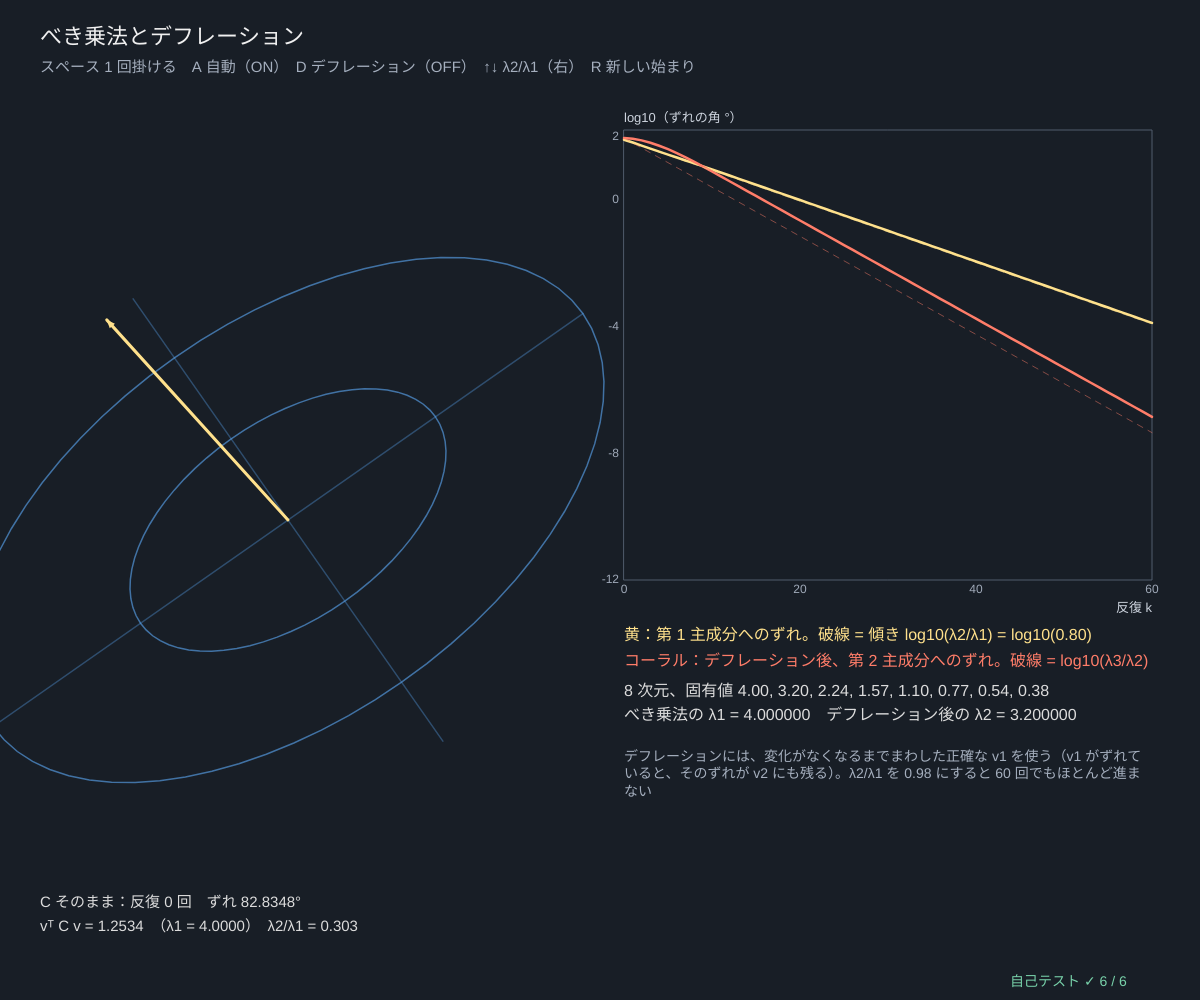
Frame 1 (no input)
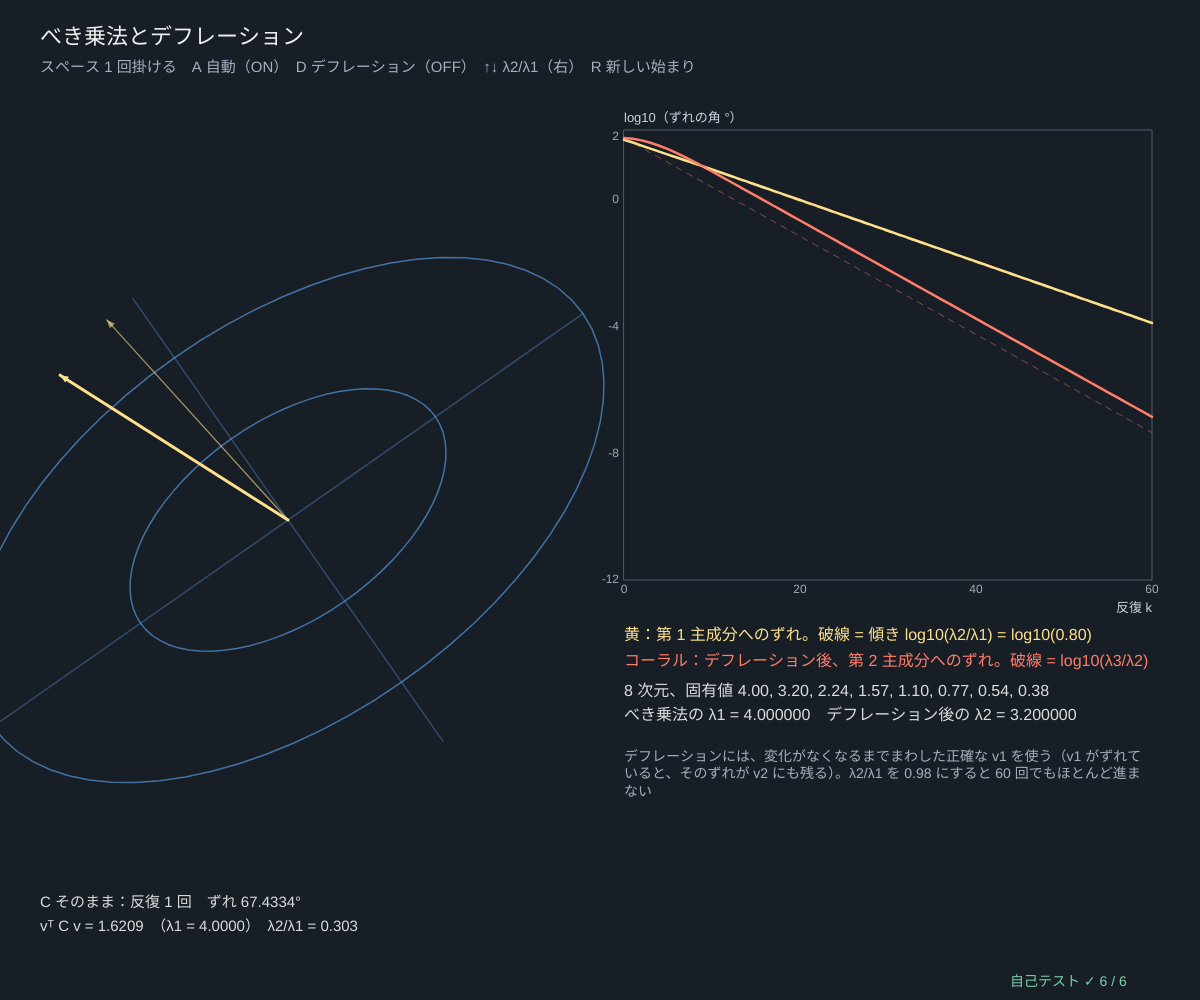
Frame 60 (no input)
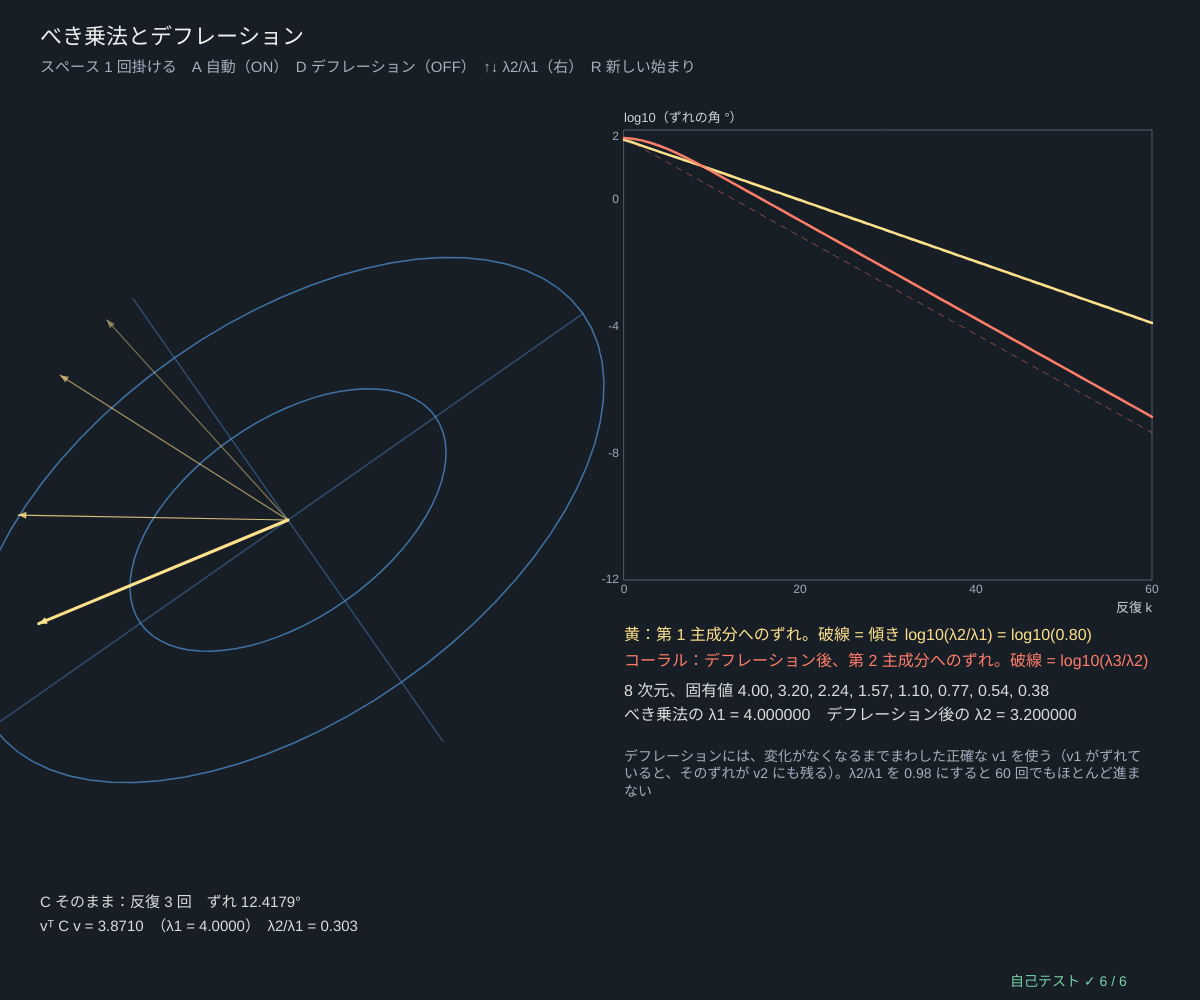
Frame 120 (the mouse pressed at the canvas centre since frame 60)

The p5.js sketch that drew these frames (run headless with seeded random() and noise() and a simulated clock; from frame 60 on, the mouse is pressed at the canvas centre):

// p5.js sketch
// ── sketch.js
// ============================================
// 04 べき乗法とデフレーション ─ 「C を掛けて長さ 1 にもどす」をくり返すと第 1 主成分に近づく
// v ← C v / ‖C v‖。v を固有ベクトルで分けると、k 回で λ_i^k 倍 → いちばん大きい λ1 の成分だけが残る
//   ずれの角 θ_k は tan θ_k ≤ tan θ_0 · (λ2/λ1)^k。λ2/λ1 が 1 に近いほど遅い（片対数グラフで直線）
//   デフレーション：C2 = C − λ1 v1 v1ᵀ（第 1 成分を引く）にまたべき乗法 → 第 2 主成分。これは固有値の計算法で、最適化ではない
// スペース 1 回掛ける（左）/ A 自動 / D デフレーション（左）/ ↑↓ λ2/λ1（右）/ R 新しい始まり
// ============================================

const DIM = 8;                         // ★ 右のグラフの次元
const KMAX = 60;                       // ★ 右のグラフの反復回数
let ratio = 0.8, seedV = 2, C2d = null, v2d = [1, 0], hist2d = [], deflated = false, auto = true, lastT = 0, curves = null;   // ★ ratio = λ2/λ1

function setup() { createCanvas(windowWidth, windowHeight); textWrap(CHAR); selfTest(); C2d = covFromAxes(2, 1.1, 35); restart2d(); buildCurves(); }
// ★ べき乗法の 1 回：v ← C v / ‖C v‖
function powerStep(C, v) { return unitv(matVec(C, v)); }
function tanTo(v, q) { let u = unitv(q), w = unitv(v), c = dotv(w, u), r = 0; for (let i = 0; i < u.length; i++) r += (w[i] - c * u[i]) ** 2; return Math.sqrt(r) / Math.max(Math.abs(c), 1e-300); }   // tan θ（θ = v と q の角）
function rayleigh(C, v) { return dotv(v, matVec(C, v)) / Math.max(dotv(v, v), 1e-300); }   // λ の見積もり vᵀ C v
function deflate(C, lam, v) { return C.map((r, i) => r.map((x, j) => x - lam * v[i] * v[j])); }   // C − λ v vᵀ
// 固有値 vals をもつ d×d の対称行列（向きは乱数）
function matWithEigen(vals) { let Q = orthonormalize(vals.map(() => vals.map(() => gaussRnd()))), C = zerosMat(vals.length, vals.length); vals.forEach((l, k) => { for (let i = 0; i < C.length; i++) for (let j = 0; j < C.length; j++) C[i][j] += l * Q[k][i] * Q[k][j]; }); return { C, Q }; }
function restart2d() { seedRng(seedV); let a = rnd() * Math.PI; v2d = [Math.cos(a), Math.sin(a)]; hist2d = [v2d]; deflated = false; }
// 右：d 次元でべき乗法 → デフレーション → べき乗法。角度のずれを記録
function buildCurves() {
  seedRng(40 + seedV); let vals = [4, 4 * ratio]; for (let k = 2; k < DIM; k++) vals.push(vals[k - 1] * 0.7);
  let { C, Q } = matWithEigen(vals), v = unitv(vals.map(() => gaussRnd())), e1 = [], e2 = [];
  for (let k = 0; k <= KMAX; k++) { e1.push(angleBetween(v, Q[0])); v = powerStep(C, v); }
  for (let k = 0, dv = 1; k < 20000 && dv > 1e-14; k++) { let w = powerStep(C, v); dv = angleBetween(v, w); v = w; }   // デフレーションの前に v1 を十分に収束させる（変化が 1e-14° 未満まで）
  let l1 = rayleigh(C, v), Cd = deflate(C, l1, v), w = unitv(vals.map(() => gaussRnd()));
  for (let k = 0; k <= KMAX; k++) { e2.push(angleBetween(w, Q[1])); w = powerStep(Cd, w); }
  curves = { e1, e2, vals, l1, l2: rayleigh(C, w) };
}

function draw() {
  background(24, 30, 38);
  if (auto && millis() - lastT > 600) { lastT = millis(); doStep(); }
  let e = eig2sym(C2d[0][0], C2d[0][1], C2d[1][1]), s = Math.min(width * 0.075, height * 0.1), cx = width * 0.24, cy = height * 0.52, Cm = deflated ? deflate(C2d, e.l1, e.v1) : C2d;
  // ---- 左：2D でべき乗法
  stroke(90, 165, 240, 160); strokeWeight(1.5); for (let k of [1, 2]) polyline(covEllipsePts([0, 0], C2d, k).map((p) => [cx + p[0] * s, cy - p[1] * s]));
  stroke(90, 165, 240, 90); line(cx - e.v1[0] * 4 * s, cy + e.v1[1] * 4 * s, cx + e.v1[0] * 4 * s, cy - e.v1[1] * 4 * s); line(cx - e.v2[0] * 3 * s, cy + e.v2[1] * 3 * s, cx + e.v2[0] * 3 * s, cy - e.v2[1] * 3 * s);
  hist2d.forEach((v, i) => { let a = 60 + (195 * (i + 1)) / hist2d.length; stroke(255, 225, 140, a); fill(255, 225, 140, a); strokeWeight(i === hist2d.length - 1 ? 3 : 1.2); arrow2(cx, cy, cx + v[0] * 3 * s, cy - v[1] * 3 * s, 9); });
  let target = deflated ? e.v2 : e.v1, vk = hist2d[hist2d.length - 1];
  noStroke(); fill(220); textSize(15); textAlign(LEFT, BASELINE);
  text((deflated ? 'デフレーション後 C2 = C − λ1 v1 v1ᵀ：' : 'C そのまま：') + '反復 ' + (hist2d.length - 1) + ' 回　ずれ ' + fmtN(angleBetween(vk, target), 4) + '°', 40, cy + 4.3 * s);
  text('vᵀ C v = ' + fmtN(rayleigh(Cm, vk), 4) + '　（' + (deflated ? 'λ2' : 'λ1') + ' = ' + fmtN(deflated ? e.l2 : e.l1, 4) + '）　λ2/λ1 = ' + fmtN(e.l2 / e.l1, 3), 40, cy + 4.3 * s + 24);
  // ---- 右：片対数グラフ
  let g = { x: width * 0.52, y: 130, w: width * 0.44, h: height * 0.45, x0: 0, x1: KMAX, y0: -12, y1: 2.2 };
  plotAxes(g, '反復 k', 'log10（ずれの角 °）', [0, 20, 40, 60], [-12, -8, -4, 0, 2]);
  let lg = (d) => Math.log10(Math.max(d, 1e-12));
  stroke(255, 225, 140); strokeWeight(2.5); polyline(curves.e1.map((d, k) => [gX(g, k), gY(g, lg(d))]));
  stroke(255, 125, 105); polyline(curves.e2.map((d, k) => [gX(g, k), gY(g, lg(d))]));
  stroke(255, 225, 140, 120); strokeWeight(1); drawingContext.setLineDash([6, 6]);
  let t0 = lg(curves.e1[0]); line(gX(g, 0), gY(g, t0), gX(g, KMAX), gY(g, t0 + KMAX * Math.log10(ratio)));
  stroke(255, 125, 105, 120); let r2 = curves.vals[2] / curves.vals[1], t2 = lg(curves.e2[0]); line(gX(g, 0), gY(g, t2), gX(g, KMAX), gY(g, t2 + KMAX * Math.log10(r2))); drawingContext.setLineDash([]);
  // ---- 文字
  noStroke(); fill(240); textSize(22); text('べき乗法とデフレーション', 40, 44);
  fill(165, 175, 190); textSize(15); text('スペース 1 回掛ける　A 自動（' + (auto ? 'ON' : 'OFF') + '）　D デフレーション（' + (deflated ? 'ON' : 'OFF') + '）　↑↓ λ2/λ1（右）　R 新しい始まり', 40, 72);
  let x = g.x, y = g.y + g.h + 60;
  fill(255, 225, 140); textSize(16); text('黄：第 1 主成分へのずれ。破線 = 傾き log10(λ2/λ1) = log10(' + fmtN(ratio, 2) + ')', x, y);
  fill(255, 125, 105); text('コーラル：デフレーション後、第 2 主成分へのずれ。破線 = log10(λ3/λ2)', x, y + 26);
  fill(220); text(DIM + ' 次元、固有値 ' + curves.vals.map((v) => fmtN(v, 2)).join(', '), x, y + 56);
  text('べき乗法の λ1 = ' + fmtN(curves.l1, 6) + '　デフレーション後の λ2 = ' + fmtN(curves.l2, 6), x, y + 80);
  fill(165, 175, 190); textSize(14); text('デフレーションには、変化がなくなるまでまわした正確な v1 を使う（v1 がずれていると、そのずれが v2 にも残る）。λ2/λ1 を 0.98 にすると 60 回でもほとんど進まない', x, y + 110, g.w);
  drawSelfTest(width - 190, height - 14);
}

function doStep() {
  let e = eig2sym(C2d[0][0], C2d[0][1], C2d[1][1]), Cm = deflated ? deflate(C2d, e.l1, e.v1) : C2d;
  if (hist2d.length > 30) hist2d.shift();
  hist2d.push(powerStep(Cm, hist2d[hist2d.length - 1]));
}
function keyPressed() {
  if (key === ' ') doStep();
  if (key === 'a' || key === 'A') auto = !auto;
  if (key === 'd' || key === 'D') { let v0 = hist2d[0]; deflated = !deflated; hist2d = [v0]; }
  if (key === UP_ARROW || key === DOWN_ARROW) { ratio = clampv(Math.round((ratio + (key === UP_ARROW ? 0.05 : -0.05)) * 100) / 100, 0.1, 0.98); buildCurves(); }
  if (key === 'r' || key === 'R') { seedV++; restart2d(); buildCurves(); }
  return false;
}

// ---- 自己テスト
function selfTest() {
  selfTestResults = [];
  seedRng(104);
  let okV = true, okL = true, okAll = true, okBound = true, okRate = true;
  for (let t = 0; t < 10; t++) {
    let vals = Array.from({ length: 8 }, (_, k) => 5 * Math.pow(0.7, k) + 0.01 * t), { C } = matWithEigen(vals), J = jacobiEigen(C);
    let v = unitv(vals.map(() => gaussRnd())); for (let k = 0; k < 300; k++) v = powerStep(C, v);
    if (angleBetween(v, J.vecs[0]) > 1e-6) okV = false;
    if (!near(rayleigh(C, v), J.vals[0], 1e-10 * J.vals[0])) okL = false;
    let Cd = C, found = [];                                            // 全部をデフレーションで
    for (let i = 0; i < 8; i++) { let w = unitv(vals.map(() => gaussRnd())); for (let k = 0; k < 400; k++) w = powerStep(Cd, w); let l = rayleigh(Cd, w); found.push(l); if (angleBetween(w, J.vecs[i]) > 1e-4) okAll = false; Cd = deflate(Cd, l, w); }
    if (!found.every((l, i) => near(l, J.vals[i], 1e-8 * J.vals[0]))) okAll = false;
  }
  check('べき乗法（300 回）→ ヤコビ法の第 1 固有ベクトル（1e-6° 以内）', okV);
  check('レイリー商 vᵀ C v → λ1（1e-10）', okL);
  check('デフレーションをくり返すと 8 個すべての固有値・固有ベクトルがヤコビ法と一致', okAll);
  for (let r of [0.5, 0.8, 0.95]) {
    let vals = [4, 4 * r, 4 * r * 0.6, 1, 0.5, 0.3], { C, Q } = matWithEigen(vals), v = unitv(vals.map(() => gaussRnd())), tan0 = tanTo(v, Q[0]), rates = [];
    for (let k = 1; k <= 40; k++) { let prev = tanTo(v, Q[0]); v = powerStep(C, v); let tk = tanTo(v, Q[0]); if (tk > tan0 * Math.pow(r, k) * (1 + 1e-9) + 1e-12) okBound = false; if (k > 30 && prev > 1e-10) rates.push(tk / prev); }
    if (rates.length && !rates.every((q) => Math.abs(q - r) < 0.02)) okRate = false;
  }
  check('tan θ_k ≤ tan θ_0 · (λ2/λ1)^k（λ2/λ1 = 0.5, 0.8, 0.95）', okBound);
  check('十分あとの 1 回ごとの縮み tan θ_(k+1) / tan θ_k ≈ λ2/λ1（±0.02）', okRate);
  let D = deflate([[3, 1], [1, 2]], ...((e) => [e.l1, e.v1])(eig2sym(3, 1, 2)));
  check('2×2 のデフレーション後の行列は v1 を 0 に、v2 を λ2 v2 に写す', ((e) => vlen(matVec(D, e.v1)) < 1e-12 && near(rayleigh(D, e.v2), e.l2, 1e-12))(eig2sym(3, 1, 2)));
  reportSelfTest();
}

// ---------- やってみよう ----------
// 1. スペースで 1 回ずつ掛け、黄色の矢印が長い軸に吸いよせられる様子を見よう。何回で 1° 以内？
// 2. ↑↓ で λ2/λ1 を 0.5 と 0.95 にして、右のグラフの傾きを比べよう
// 3. D でデフレーション。2 次元では 1 回で v2 になるのはなぜ？
// 4. 始まりの v がちょうど v2 の向きだと、べき乗法はどうなる？（丸め誤差が助けてくれる）
// 5. 100 次元のデータでも、上の数個だけならべき乗法は速い（08 の固有顔で使う）

// ==================================================
// ここから下は「主成分分析の道具」（中身は読まなくても OK。消さないでね）
// ==================================================
// ---- 数の表示と安全のための道具
function clampv(v, a, b) { return v < a ? a : v > b ? b : v; }
function fin(v, fb) { return typeof v === 'number' && isFinite(v) ? v : fb === undefined ? 0 : fb; }   // NaN・∞ を fb に
function fmtN(v, d) {                                                  // 数を小数 d 桁で（NaN は「?」）
  if (typeof v !== 'number' || !isFinite(v)) return '?';
  let s = v.toFixed(d === undefined ? 2 : d);
  return /^-0(\.0*)?$/.test(s) ? s.slice(1) : s;
}
function fmtVec(v, d) { return '(' + v.map((x) => fmtN(x, d)).join(', ') + ')'; }
// ---- 種つきの乱数（同じ種なら毎回同じ列）
let rngState = 1;
function seedRng(s) { rngState = (s >>> 0) || 1; }
function rnd() {                       // 0〜1 の一様乱数（mulberry32）
  rngState = (rngState + 0x6d2b79f5) >>> 0;
  let t = rngState;
  t = Math.imul(t ^ (t >>> 15), t | 1);
  t ^= t + Math.imul(t ^ (t >>> 7), t | 61);
  return ((t ^ (t >>> 14)) >>> 0) / 4294967296;
}
function rndRange(a, b) { return a + (b - a) * rnd(); }
function gaussRnd() {                  // 標準正規分布（ボックス-ミュラー法）
  let u = Math.max(1e-12, rnd()), v = rnd();
  return Math.sqrt(-2 * Math.log(u)) * Math.cos(2 * Math.PI * v);
}
// ---- 行列の道具。データ X は「n 行 × d 列」（1 行 = 1 個のデータ）、ベクトルは配列
function zerosMat(n, m) { return Array.from({ length: n }, () => new Array(m).fill(0)); }
function eyeMat(n) { let I = zerosMat(n, n); for (let i = 0; i < n; i++) I[i][i] = 1; return I; }
function matT(A) { return A[0].map((_, j) => A.map((r) => r[j])); }
function matMul(A, B) {
  let n = A.length, q = B.length, m = B[0].length, C = zerosMat(n, m);
  for (let i = 0; i < n; i++) for (let k = 0; k < q; k++) { let a = A[i][k]; if (a === 0) continue; for (let j = 0; j < m; j++) C[i][j] += a * B[k][j]; }
  return C;
}
function matVec(A, x) { return A.map((r) => dotv(r, x)); }
function dotv(a, b) { let s = 0; for (let i = 0; i < a.length; i++) s += a[i] * b[i]; return s; }
function vlen(a) { return Math.sqrt(dotv(a, a)); }
function unitv(a) { let L = vlen(a); return L > 1e-300 ? a.map((x) => x / L) : a.map((_, i) => (i === 0 ? 1 : 0)); }
function maxAbsDiff(A, B) { let m = 0; for (let i = 0; i < A.length; i++) for (let j = 0; j < A[i].length; j++) m = Math.max(m, Math.abs(A[i][j] - B[i][j])); return m; }
function colMeans(X) {                 // 平均ベクトル（列ごとの平均）
  let d = X[0].length, mu = new Array(d).fill(0);
  for (let r of X) for (let j = 0; j < d; j++) mu[j] += r[j];
  return mu.map((s) => s / Math.max(1, X.length));
}
function centerCols(X, mu) { return X.map((r) => r.map((v, j) => v - mu[j])); }   // 平均を引く（中心化）
// ★ 共分散行列 C = Xcᵀ Xc / (n − 1)（n − 1 で割る「不偏」の約束。点が 1 個以下ならゼロ行列）
function covMatrix(X) {
  let n = X.length, d = X[0].length, mu = colMeans(X), C = zerosMat(d, d);
  if (n < 2) return C;
  for (let r of X) for (let i = 0; i < d; i++) { let a = r[i] - mu[i]; for (let j = i; j < d; j++) C[i][j] += a * (r[j] - mu[j]); }
  for (let i = 0; i < d; i++) for (let j = i; j < d; j++) { C[i][j] /= n - 1; C[j][i] = C[i][j]; }
  return C;
}
// ★ ヤコビ法（対称行列の固有値分解）：非対角を 1 つずつ回転で 0 にしていく。d ≤ 64 くらいまで
// 戻り値 vals = 固有値（大きい順）、vecs[k] = k 番目の固有ベクトル（長さ 1、いちばん大きい成分を正に）
function jacobiEigen(C, maxSweeps) {
  let d = C.length, A = C.map((r) => r.slice()), V = eyeMat(d);
  for (let sw = 0; sw < (maxSweeps || 80); sw++) {
    let off = 0, tot = 0;
    for (let i = 0; i < d; i++) for (let j = 0; j < d; j++) { let a = A[i][j] * A[i][j]; tot += a; if (i !== j) off += a; }
    if (!(off > 1e-30 * tot)) break;
    for (let p = 0; p < d - 1; p++) for (let q = p + 1; q < d; q++) {
      let apq = A[p][q];
      if (Math.abs(apq) < 1e-300) continue;
      let th = (A[q][q] - A[p][p]) / (2 * apq);
      let t = th === 0 ? 1 : Math.sign(th) / (Math.abs(th) + Math.sqrt(th * th + 1));
      let c = 1 / Math.sqrt(t * t + 1), s = t * c;
      for (let k = 0; k < d; k++) { let akp = A[k][p], akq = A[k][q]; A[k][p] = c * akp - s * akq; A[k][q] = s * akp + c * akq; }
      for (let k = 0; k < d; k++) { let apk = A[p][k], aqk = A[q][k]; A[p][k] = c * apk - s * aqk; A[q][k] = s * apk + c * aqk; }
      for (let k = 0; k < d; k++) { let vkp = V[k][p], vkq = V[k][q]; V[k][p] = c * vkp - s * vkq; V[k][q] = s * vkp + c * vkq; }
    }
  }
  let idx = Array.from({ length: d }, (_, i) => i).sort((a, b) => A[b][b] - A[a][a]);
  let vecs = idx.map((k) => { let v = V.map((r) => r[k]), big = 0; for (let i = 0; i < d; i++) if (Math.abs(v[i]) > Math.abs(v[big]) + 1e-12) big = i; return v[big] < 0 ? v.map((x) => -x) : v; });
  return { vals: idx.map((k) => A[k][k]), vecs };
}
function traceOf(C) { let s = 0; for (let i = 0; i < C.length; i++) s += C[i][i]; return s; }
// C V = V Λ の残り（いちばん大きいずれ）と、固有ベクトルどうしの直交のずれ
function eigResidual(C, eg) { let m = 0; eg.vecs.forEach((v, k) => { let Cv = matVec(C, v); for (let i = 0; i < v.length; i++) m = Math.max(m, Math.abs(Cv[i] - eg.vals[k] * v[i])); }); return m; }
function orthoError(vecs) { let m = 0; for (let a = 0; a < vecs.length; a++) for (let b = 0; b < vecs.length; b++) m = Math.max(m, Math.abs(dotv(vecs[a], vecs[b]) - (a === b ? 1 : 0))); return m; }
// 射影（主成分得点）と復元：score = (x − μ)·v_k、x_hat = μ + Σ score_k v_k（k 個まで）
function projectData(X, mu, vecs, k) { return X.map((r) => vecs.slice(0, k).map((v) => { let s = 0; for (let j = 0; j < r.length; j++) s += (r[j] - mu[j]) * v[j]; return s; })); }
function reconstructRow(score, mu, vecs) { let x = mu.slice(); score.forEach((s, k) => { for (let j = 0; j < x.length; j++) x[j] += s * vecs[k][j]; }); return x; }
function angleBetween(u, v) {          // 向きのちがい（符号は無視、0〜90°）。小さい角も正確に：atan2(‖v − (v·u)u‖, |v·u|)
  let a = unitv(u), b = unitv(v), c = dotv(a, b), r = 0; for (let i = 0; i < a.length; i++) r += (b[i] - c * a[i]) ** 2;
  return (Math.atan2(Math.sqrt(r), Math.abs(c)) * 180) / Math.PI;
}
function corrOf(a, b) {                // 相関係数
  let n = a.length, ma = a.reduce((s, v) => s + v, 0) / n, mb = b.reduce((s, v) => s + v, 0) / n, sab = 0, saa = 0, sbb = 0;
  for (let i = 0; i < n; i++) { sab += (a[i] - ma) * (b[i] - mb); saa += (a[i] - ma) ** 2; sbb += (b[i] - mb) ** 2; }
  return saa > 0 && sbb > 0 ? sab / Math.sqrt(saa * sbb) : 0;
}
// ---- 2×2 対称行列 [[a, b], [b, c]] の固有値・固有ベクトル（解の公式）
function eig2sym(a, b, c) {
  let tr = a + c, h = Math.sqrt(((a - c) / 2) ** 2 + b * b), l1 = tr / 2 + h, l2 = tr / 2 - h;
  let v1 = Math.abs(b) > 1e-14 * (Math.abs(a) + Math.abs(c) + 1e-300) ? unitv([l1 - c, b]) : a >= c ? [1, 0] : [0, 1];
  if (v1[0] < 0 || (v1[0] === 0 && v1[1] < 0)) v1 = [-v1[0], -v1[1]];
  return { l1, l2, v1, v2: [-v1[1], v1[0]], angle: (Math.atan2(v1[1], v1[0]) * 180) / Math.PI };
}
// ---- 好きな共分散の正規分布の点群：x = μ + L z（C = L Lᵀ、コレスキー分解）
function cholesky(C) {
  let d = C.length, L = zerosMat(d, d);
  for (let i = 0; i < d; i++) for (let j = 0; j <= i; j++) {
    let s = C[i][j]; for (let k = 0; k < j; k++) s -= L[i][k] * L[j][k];
    L[i][j] = i === j ? Math.sqrt(Math.max(s, 1e-15)) : s / L[j][j];
  }
  return L;
}
function gaussCloud(n, mu, C) { let L = cholesky(C); return Array.from({ length: n }, () => { let z = mu.map(() => gaussRnd()); return mu.map((m, i) => m + dotv(L[i], z)); }); }
function covFromAxes(s1, s2, deg) {    // 長軸の標準偏差 s1、短軸 s2、長軸の角度 deg（度）の 2×2 共分散
  let t = (deg * Math.PI) / 180, c = Math.cos(t), s = Math.sin(t);
  return [[c * c * s1 * s1 + s * s * s2 * s2, c * s * (s1 * s1 - s2 * s2)], [c * s * (s1 * s1 - s2 * s2), s * s * s1 * s1 + c * c * s2 * s2]];
}
// ★ 大きいほうから k 個の固有ベクトルだけを求める「部分空間反復法」（べき乗法を k 本まとめて回し、毎回直交化）
// applyM(v) = M v を返す関数（M を作らなくてよい）。最後に k×k の小さい行列をヤコビ法で（レイリー-リッツ）
function orthonormalize(Q) {           // グラム-シュミット（修正版）
  for (let a = 0; a < Q.length; a++) {
    for (let b = 0; b < a; b++) { let p = dotv(Q[a], Q[b]); for (let i = 0; i < Q[a].length; i++) Q[a][i] -= p * Q[b][i]; }
    let L = vlen(Q[a]);
    if (L < 1e-12) { Q[a] = Q[a].map(() => gaussRnd()); a--; continue; }
    for (let i = 0; i < Q[a].length; i++) Q[a][i] /= L;
  }
  return Q;
}
function subspaceEigen(applyM, dim, k, iters, tol) {
  let Q = orthonormalize(Array.from({ length: k }, () => Array.from({ length: dim }, () => gaussRnd())));
  for (let it = 0; it < iters; it++) {
    let Z = orthonormalize(Q.map((q) => applyM(q)));
    let diff = 0; for (let a = 0; a < k; a++) diff = Math.max(diff, 1 - Math.abs(dotv(Z[a], Q[a])));
    Q = Z; if (tol && diff < tol && it > 5) break;
  }
  let MQ = Q.map((q) => applyM(q)), T = Q.map((qa) => MQ.map((mb) => dotv(qa, mb)));
  for (let a = 0; a < k; a++) for (let b = 0; b < a; b++) T[a][b] = T[b][a] = (T[a][b] + T[b][a]) / 2;
  let eg = jacobiEigen(T);
  let vecs = eg.vecs.map((w) => { let v = new Array(dim).fill(0); w.forEach((c, a) => { for (let i = 0; i < dim; i++) v[i] += c * Q[a][i]; }); let big = 0; for (let i = 0; i < dim; i++) if (Math.abs(v[i]) > Math.abs(v[big]) + 1e-12) big = i; return v[big] < 0 ? v.map((x) => -x) : v; });
  return { vals: eg.vals, vecs };
}
// ★ 次元 d が点の数 n より大きいとき：グラム行列 G = Xc Xcᵀ / (n − 1)（n×n）の固有ベクトル u から
// 主成分 v = Xcᵀ u / ‖Xcᵀ u‖ を作る（G と C は 0 でない固有値が同じ）。u は部分空間反復法で上から k 個
function pcaGram(Xc, k, iters) {
  let n = Xc.length, d = Xc[0].length;
  let G = Xc.map((a) => Xc.map((b) => dotv(a, b) / Math.max(1, n - 1)));
  let eg = subspaceEigen((u) => matVec(G, u), n, Math.min(k + 2, n), iters || 120, 1e-13);   // 2 本多めに回すと k 本目までの収束が速い
  let vecs = eg.vecs.slice(0, k).map((u) => { let v = new Array(d).fill(0); for (let i = 0; i < n; i++) for (let j = 0; j < d; j++) v[j] += u[i] * Xc[i][j]; return unitv(v); });
  return { vals: eg.vals.slice(0, k).map((l) => Math.max(0, l)), vecs, gramTrace: traceOf(G) };
}
// ---- グラフと図の道具：g = { x, y, w, h, x0, x1, y0, y1 }
function gX(g, v) { return g.x + clampv((v - g.x0) / (g.x1 - g.x0), -0.02, 1.02) * g.w; }
function gY(g, v) { return g.y + g.h - clampv((v - g.y0) / (g.y1 - g.y0), -0.02, 1.02) * g.h; }
function plotAxes(g, xl, yl, xt, yt) {
  stroke(80, 92, 108); strokeWeight(1); noFill(); rect(g.x, g.y, g.w, g.h);
  noStroke(); fill(160, 170, 185); textSize(12); textAlign(CENTER, TOP);
  for (let v of xt) text(+(+v).toPrecision(3), gX(g, v), g.y + g.h + 4);
  textAlign(RIGHT, CENTER);
  for (let v of yt) text(+(+v).toPrecision(3), g.x - 5, gY(g, v));
  textAlign(LEFT, BASELINE); fill(205, 212, 222); textSize(13);
  text(xl, g.x + g.w - textWidth(xl), g.y + g.h + 32); text(yl, g.x, g.y - 8);
}
function polyline(pts, closed) {       // 点が 2 つ以上あるときだけ折れ線を描く
  if (pts.length < 2) return;
  noFill(); beginShape(); for (let p of pts) vertex(p[0], p[1]); endShape(closed ? CLOSE : undefined);
}
// 共分散 C の「k σ の楕円」の点（データの単位）。中心 μ、長さ 1 の 2×2 固有分解で作る
function covEllipsePts(mu, C, k, segs) {
  let e = eig2sym(C[0][0], C[0][1], C[1][1]), a = k * Math.sqrt(Math.max(0, e.l1)), b = k * Math.sqrt(Math.max(0, e.l2)), out = [];
  for (let i = 0; i <= (segs || 72); i++) { let t = (2 * Math.PI * i) / (segs || 72), u = a * Math.cos(t), w = b * Math.sin(t); out.push([mu[0] + u * e.v1[0] + w * e.v2[0], mu[1] + u * e.v1[1] + w * e.v2[1]]); }
  return out;
}
function arrow2(x1, y1, x2, y2, hs) {  // 矢印（hs = 矢じりの大きさ）
  line(x1, y1, x2, y2);
  let a = Math.atan2(y2 - y1, x2 - x1), h = hs || 10;
  noStroke(); triangle(x2, y2, x2 - h * Math.cos(a - 0.4), y2 - h * Math.sin(a - 0.4), x2 - h * Math.cos(a + 0.4), y2 - h * Math.sin(a + 0.4));
}
// ---- 自己テストの道具
let selfTestResults = [];
function check(name, cond) { selfTestResults.push({ name, ok: !!cond }); }
function near(a, b, tol) { return a !== null && a !== undefined && isFinite(a) && Math.abs(a - b) <= (tol === undefined ? 1e-9 : tol); }
function noNaN(v) { return Array.isArray(v) ? v.every(noNaN) : !(typeof v === 'number' && !isFinite(v)); }
function reportSelfTest() { for (let r of selfTestResults) (r.ok ? console.log : console.error)((r.ok ? '✓ ' : '✗ ') + r.name); }
function selfTestLine() { let n = selfTestResults.filter((r) => r.ok).length; return '自己テスト ' + (n === selfTestResults.length && n > 0 ? '✓ ' : '✗ ') + n + ' / ' + selfTestResults.length; }
function selfTestOk() { return selfTestResults.length > 0 && selfTestResults.every((r) => r.ok); }
function drawSelfTest(x, y) { noStroke(); fill(selfTestOk() ? color(120, 210, 170) : color(255, 90, 90)); textSize(14); textAlign(LEFT, BASELINE); text(selfTestLine(), x, y); }
